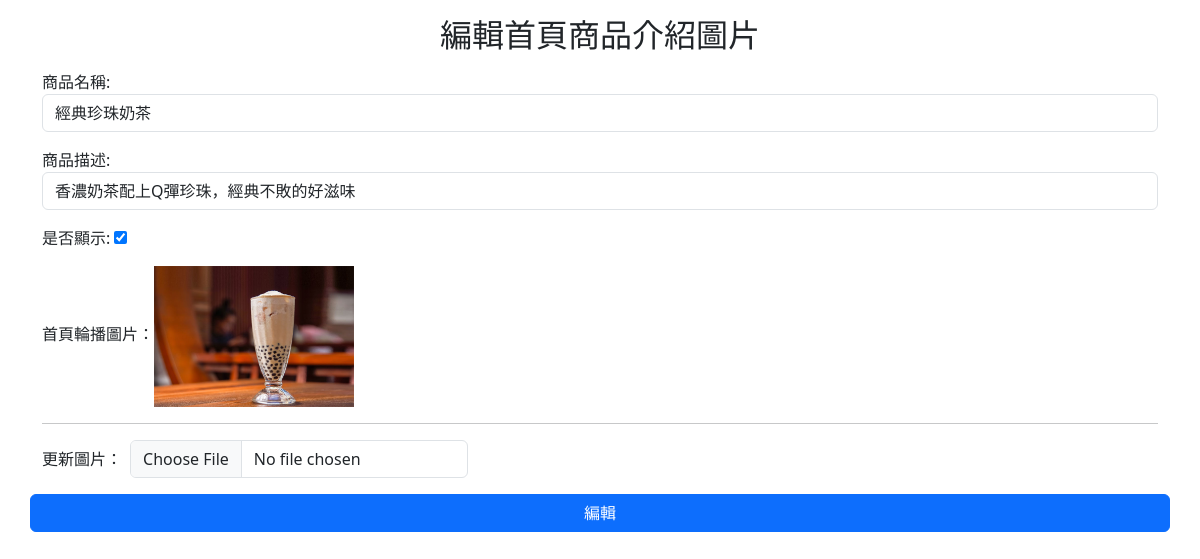
Screenshot of /backend/update_firstimg.php?id=2&table=first_img with the database file from the repository.
### tables this page shows
CREATE TABLE `first_img` (
  `id` int(10) UNSIGNED NOT NULL,
  `pd1` text NOT NULL,
  `pd2` text NOT NULL,
  `img` text NOT NULL,
  `sh` int(1) UNSIGNED NOT NULL,
  `created_time` date NOT NULL DEFAULT current_timestamp(),
  `updated_time` timestamp NOT NULL DEFAULT current_timestamp() ON UPDATE current_timestamp()
);

### api/db.php (called while the page is built, shortened)
<?php
class DB{
  private $dsn="mysql:host=localhost;dbname=tieat;charset=utf8";
  private $pdo;
  private $table;
  function __construct($table)
  {
    $this->table=$table;
    $this->pdo=new PDO($this->dsn,'root','');
  }
  function find($id){
   $sql="select * from $this->table where ";
   if(is_array($id)){
      $tmp=$this->arraytosql($id);
      $sql.=join(" and ",$tmp);
   }else{
      $sql.=" `id`='$id'";
   }
   return $this->pdo->query($sql)->fetch(PDO::FETCH_ASSOC);
  }
}
?>

### backend/update_firstimg.php (the view, shortened to what this page needs)
<?php
 include_once "../api/db.php";
?>
<!DOCTYPE html>
<html lang="en">
<head>
    <link rel="stylesheet" href="https://cdnjs.cloudflare.com/ajax/libs/bootstrap/5.3.7/css/bootstrap.min.css"
 />
</head>
<body>
    <?php include 'bd_header.php';?>
    <main>
        <div class="container mt-3">
            <h2 class="text-center">編輯首頁商品介紹圖片</h2>
            <?php
                $table=$_GET['table'];
                $db=${ucfirst($table)};
                $row=$db->find($_GET['id']);
            ?>
            <form action="../api/update.php" method="post" enctype="multipart/form-data">
                <div class="mb-3 mt-3">
                    <label for="pd1">商品名稱:</label>
                    <input type="text" class="form-control" id="pd1" name="pd1" value="<?=$row['pd1'];?>">
                </div>
                <div class="mb-3 mt-3">
                    <label for="pd2">商品描述:</label>
                    <input type="text" class="form-control" id="pd2" name="pd2" value="<?=$row['pd2'];?>">
                </div>
                <div class="mb-3 mt-3">
                    <label for="sh">是否顯示:</label>
                    <input type="checkbox" name="sh" value="<?=$row['id'];?>" <?=($row['sh']==1)?"checked":"";?>>
                </div>
                <div class="mb-3 mt-3">
                    首頁輪播圖片：<img src="../images/<?=$row['img'];?>" alt='首頁輪播圖片預覽'
                        style='max-width: 200px; max-height: 200px;'>
                </div>
                <hr>
                <div class="mb-3 mt-3 d-flex align-items-center">
                    <label for="img" class="me-2 mb-0" style="white-space: nowrap;">更新圖片：</label>
                    <input type="file" class="form-control" id="img" name="img" style="width: auto;">
                </div>
                <div class="mb-3 mt-3">
                    <div class="row">
                        <button type="submit" class="btn btn-primary">編輯</button>
                    </div>
                </div>
            </form>
        </div>
    </main>
</body>
</html>

### rows the page displays
first_img: pd1 "經典珍珠奶茶", pd2 "香濃奶茶配上Q彈珍珠，經典不敗的好滋味", sh "☑", img (picture)
